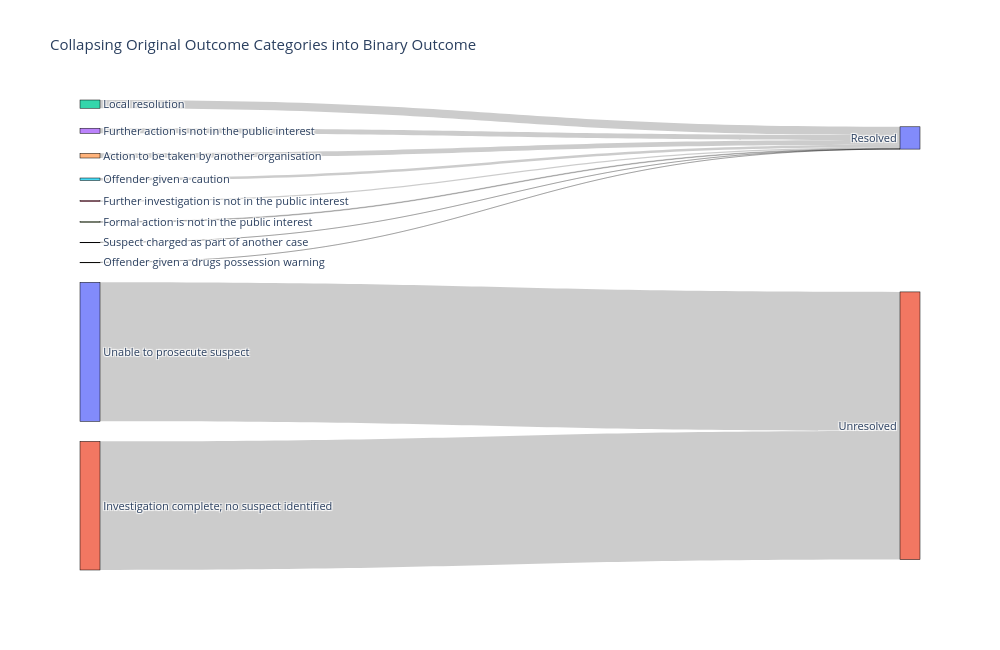

Notebook source saved alongside this figure:
### Code cell
import plotly.graph_objects as go

# Nodes
left_nodes = counts["Category"].tolist()
right_nodes = ["Resolved", "Unresolved"]

labels = left_nodes + right_nodes

# Source indices
source = list(range(len(left_nodes)))

# Target indices
target = [
    labels.index(binary)
    for binary in counts["Binary"]
]

values = counts["Count"].tolist()

fig = go.Figure(data=[go.Sankey(

    node=dict(
        pad=20,
        thickness=20,
        line=dict(color="black", width=0.5),
        label=labels
    ),

    link=dict(
        source=source,
        target=target,
        value=values
    )

)])

fig.update_layout(
    title_text="Collapsing Original Outcome Categories into Binary Outcome",
    font_size=11,
    width=1000,
    height=650
)

fig.show()

### Figure 1 — Plotly figure (JSON) as saved in the notebook; plotly's stock layout.template omitted (floating-point values rounded to 4 significant figures)
{"data": [{"link": {"source": [0, 1, 2, 3, 4, 5, 6, 7, 8, 9], "target": [11, 11, 10, 10, 10, 10, 10, 10, 10, 10], "value": [109113, 100941, 6465, 3996, 3667, 1936, 917, 499, 23, 1]}, "node": {"label": ["Unable to prosecute suspect", "Investigation complete; no suspect identified", "Local resolution", "Further action is not in the public interest", "Action to be taken by another organisation", "Offender given a caution", "Further investigation is not in the public interest", "Formal action is not in the public interest", "Suspect charged as part of another case", "Offender given a drugs possession warning", "Resolved", "Unresolved"], "line": {"color": "black", "width": 0.5}, "pad": 20, "thickness": 20}, "type": "sankey"}], "layout": {"font": {"size": 11}, "height": 650, "title": {"text": "Collapsing Original Outcome Categories into Binary Outcome"}, "width": 1000}}
